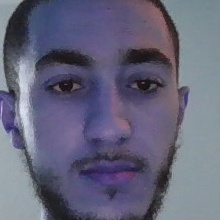
#> input picture Model training/face identification/testing/me/me.jpg, 220 x 220 px, given in place of the camera
$ jupyter execute --allow-errors 2-LBPH.ipynb   (text cells are left out)
#> lines starting #> are read from the running program, lines starting #| are printed output that depends on the picture
[cell 1]
import cv2
import os
import numpy as np
from tqdm import tqdm
import matplotlib.pyplot as plt
import random

IMG_SIZE = 32
train_limit = 10
test_limit = 10

[cell 2]
train_path = "dataset/train/"
test_path = "dataset/test/"

# Our fifth classes
classes = ["aljadd", "langze", "nossaiba", "nouhaila", "unknown"]

[cell 3]
faces = []
labels = []
train = []

#> (the rest of this cell did not finish here and is left out)

[cell 4]
# Shuffling data
random.shuffle(train)

#> (a cell that did not finish here is left out)

[cell 6]
# Create a LBPH recognizer
face_recognizer = cv2.face.LBPHFaceRecognizer_create()

[cell 7]
faces_shuffled = []
labels_shuffled = []

for face, label in train:
    faces_shuffled.append(face)
    labels_shuffled.append(label)

#> (a cell that did not finish here is left out)

#> (a cell that did not finish here is left out)

[cell 10]
# Calculating training Accuracy
train_output = []
i = 0
a = 0
#labels_shuffled
for face in faces_shuffled:
    output = face_recognizer.predict(face)[0]
    train_output.append(output)
    if output == labels_shuffled[i]:
        a += 1
    print(str(i)+" out of "+str(len(faces)-1), end="\r")
    i += 1

#> (a cell that did not finish here is left out)

[cell 12]
faces_test = []
labels_test = []
test = []

#> (the rest of this cell did not finish here and is left out)

[cell 13]
faces_shuffled_test = []
labels_shuffled_test = []

for face, label in test:
    faces_shuffled_test.append(face)
    labels_shuffled_test.append(label)

#> (a cell that did not finish here is left out)

[cell 15]
# Test Accuracy
test_output = []
i = 0
k = 0
#labels_shuffled
for face in faces_shuffled_test:
    output = face_recognizer.predict(face)[0]
    test_output.append(output)
    if output == labels_shuffled_test[i]:
        k += 1
    print(str(i)+" out of "+str(len(faces_test)-1), end="\r")
    i += 1
#> further down, frame is the input picture: shape (220, 220, 3); mean B, G, R 122.6, 100.3, 100.9
#> `gray = cv2.cvtColor(frame, cv2.COLOR_BGR2GRAY)`:
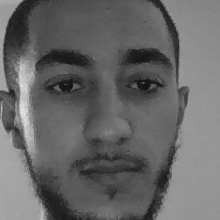
#> gray: shape (220, 220); min 12, max 232, mean 103
#> `faces = face_cascade.detectMultiScale(gray, scaleFactor=1.3, minNeighb..`: faces = [[10, 11, 196, 196]]

#> (a cell that did not finish here is left out)

[cell 17]
# The model has overfitted the data

[cell 18]
cap = cv2.VideoCapture(0)
font = cv2.FONT_HERSHEY_SIMPLEX
face_cascade = cv2.CascadeClassifier("haarcascade_frontalface_default.xml")


#> (the rest of this cell did not finish here and is left out)
